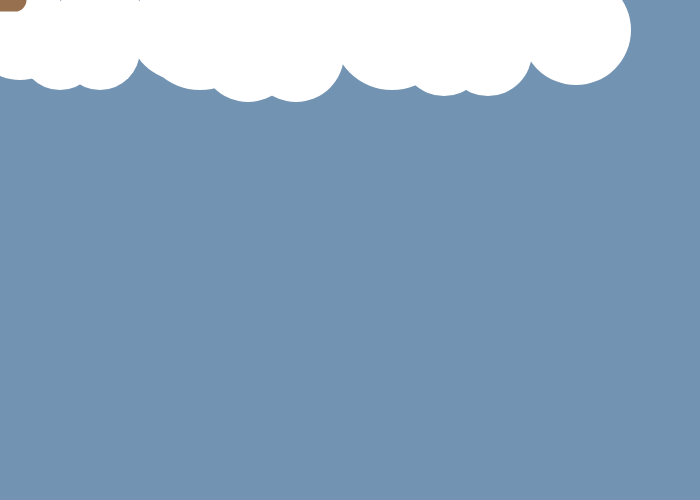
Frame 1 (no input)
Frame 60 (no input): identical to frame 1, image omitted
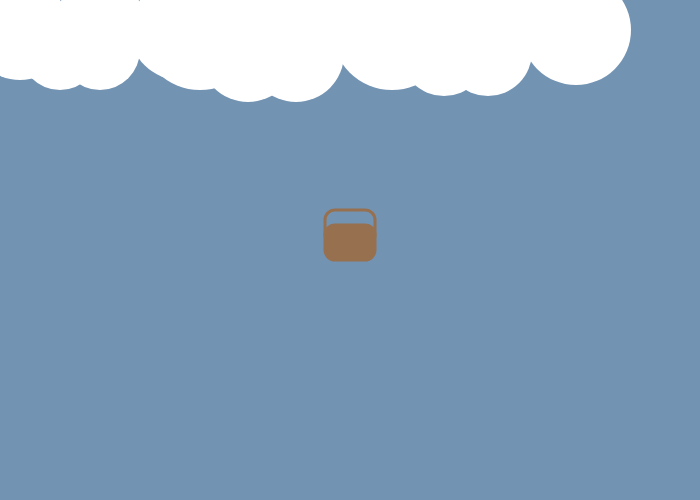
Frame 120 (the mouse pressed at the canvas centre since frame 60)

The p5.js sketch that drew these frames (run headless with seeded random() and noise() and a simulated clock; from frame 60 on, the mouse is pressed at the canvas centre):

// p5.js sketch
// ── sketch.js
let letters = [];
let alphabet = ["A", "B", "C", "D", "E", "F", "G", "H", "I", "J", "K", "L", "M", "N", "O", "P", "Q", "R", "S", "T", "U", "V", "W", "X", "Y", "Z"];
let gravity = 0.03;
let catchingRange = 50;

//intervals for letters to drop
let dropInterval = 60; 
let lastDropFrame = 0;

//store the input
let inputText = '';
let inputArray = [];

function setup() {
  createCanvas(700, 500);
  textSize(24);
  textAlign(CENTER, CENTER);
  noCursor();

  let text = createP("Add a word to watch it rain:");
  text.position(0, 490);
  let inp = createInput("");
  inp.position(185, 500);
  inp.input(updateInput);
}

function draw() {
  //draws the background
  background(color("#7393B3"));
  drawCloud(20, 30, 100);
  drawCloud(200, 30, 120);
  drawCloud(400, 30, 110);

  //draws the basket
  fill("#97704F");
  stroke("#97704F");
  strokeWeight(3);
  rect(mouseX - 25, mouseY - 25, 50, 35, 10);
  noFill();
  
  rect(mouseX - 25, mouseY- 40, 50, 35, 10); 

  //the letters
  noStroke();
  fill(255);
  
  if (frameCount - lastDropFrame >= dropInterval) {
    //picks a new letter in the alphabet array or input
    if (inputText !== '' ){
      for (let i = 0; i < inputText.length; i++) {
      letters.push(new Letter(random(width), random(-200, -100), inputText.charAt(i)));
  }
    } else {
      letters.push(new Letter(random(width), random(-200, -100), random(alphabet)));
    }
    lastDropFrame = frameCount;
  }

  //makes each letter fall in the array
  for (let letter of letters) {
    letter.applyForce(createVector(0, gravity));
    letter.update();
    letter.display();

    //if the mouse interacts with the letter it calls catch
    if (dist(mouseX, mouseY, letter.position.x, letter.position.y) < catchingRange) {
      letter.catch();
    }
  }
}

//creates a letter with individual positioning
class Letter {
  constructor(x, y, char) {
    this.position = createVector(x, y);
    this.velocity = createVector(0, 0);
    this.acceleration = createVector(0, 0);
    this.char = char;
    this.isCaught = false;
  }

  applyForce(force) {
    this.acceleration.add(force);
  }

  //while the letter isn't caught it continues to drop and updates display
  update() {
    if (!this.isCaught) {
      this.velocity.add(this.acceleration);
      this.position.add(this.velocity);
      this.acceleration.mult(0);
    }
  }

  display() {
    if (!this.isCaught) {
      text(this.char, this.position.x, this.position.y);
    }
  }
  
  //makes the letter dissapear when it interacts with the mouse
  catch() {
    this.isCaught = true;
    this.velocity.mult(0);
    this.acceleration.mult(0);
    this.position.y = height + 100;
    this.position.x = mouseX;
  }
  
}
function updateInput() {
  inputText = this.value();
}

function drawCloud(x, y, size) {
  noStroke();
  fill(255); 

  //forms the clouds :3
  ellipse(x, y, size, size);
  ellipse(x + size * 0.8, y - size * 0.2, size * 0.8, size * 0.8);
  ellipse(x + size * 1.6, y, size, size);
  ellipse(x + size * 0.8, y + size * 0.2, size * 0.8, size * 0.8);
  ellipse(x + size * 0.4, y + size * 0.2, size * 0.8, size * 0.8);
}
